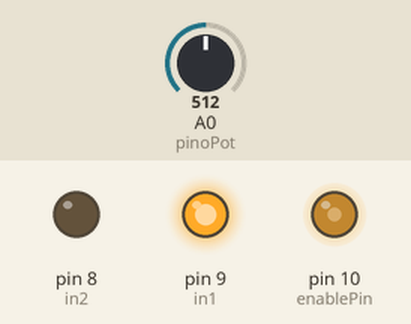
Simulated run of this sketch. Board: Arduino Uno, built with avr-gcc and run on an emulated ATmega328P. On the bench: output pins drawn as LEDs (lit = HIGH). The inputs (shaded band) are chosen by the test bench; at power-on: A0 (pinoPot) = 512. What the sketch prints to the serial monitor is not drawn.

Above: at 0.1 s.
Timing chart, 0 to 1.6 s (numbered marks = the images above):
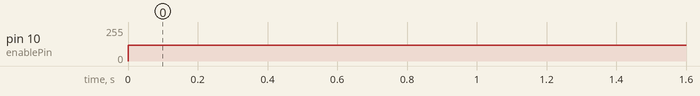

The sketch:

Levanta_planta.ino
```cpp
//PARA UTILIZAÇÃO DO AQUISICAO.PY COM 5 POSICOES
float pinoPot = A0;      // Pino do potenciômetro
int enablePin = 10;      // Pino PWM (ENABLE da ponte H)
int in1 = 9;             // Direção 1
int in2 = 8;             // Direção 2

float Ts = 0.05;         // Tempo de amostragem (50ms = 0.05s)
float DC = 47.0;
float setPoint = DC / 100.0;
float erro = 0.0;

void setup() {
  pinMode(enablePin, OUTPUT);
  pinMode(in1, OUTPUT);
  pinMode(in2, OUTPUT);
  Serial.begin(9600);

  digitalWrite(in2, LOW);
  digitalWrite(in1, HIGH);
}

void loop() {
  int valorPot = analogRead(pinoPot);
  float anguloReal = (valorPot * (90.0 / 344.0)) - 45.0;
  float tempo = millis() / 1000.0; // Tempo decorrido em segundos

  analogWrite(enablePin, DC * 255.0 / 100.0);

  // Envia os 5 campos na ordem exata esperada pelo Aquisicao.py
  Serial.print(DC, 2);
  Serial.print(",");
  Serial.print(anguloReal, 2);
  Serial.print(",");
  Serial.print(erro, 2);
  Serial.print(",");
  Serial.print(tempo, 3);
  Serial.print(",");
  Serial.println(0, 2);

  delay(Ts * 1000);
}
```

Measured:
- by itself, pin 10 (enablePin): 0/255 → 119/255 at 0.00 s
